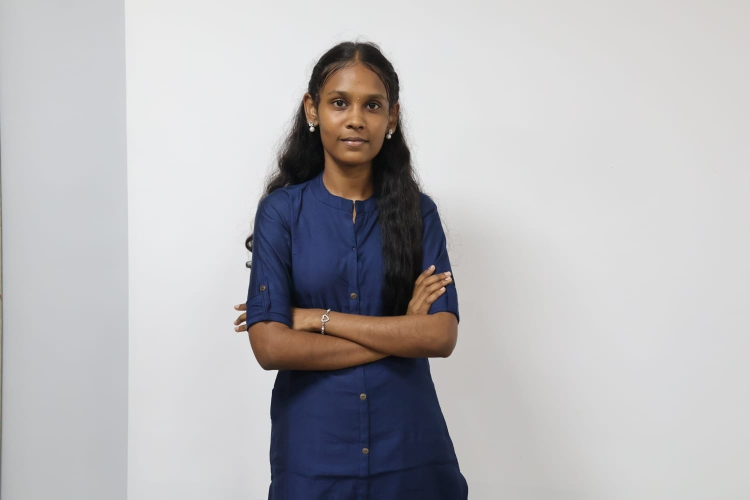
#> input picture Harini.new.jpeg, 1500 x 1000 px (shown at 1/2 size)
$ jupyter execute 'Ex. 01 .ipynb'
#> lines starting #> are read from the running program, lines starting #| are printed output that depends on the picture; after the words box and inside, x2 and y2 are one past the last pixel; in counts of white or black regions, pixels touching at a corner belong together
## Ex. No: 01 - Image Handling and Pixel Transformations Using OpenCV

## Name : HARINI V K
## Reg. No : 212225220036

[cell 1]
# Import libraries
import cv2
import numpy as np
import matplotlib.pyplot as plt

[cell 2]
img = cv2.imread("Harini.new.jpeg",cv2.IMREAD_COLOR)
#> img is the input picture: shape (1000, 1500, 3); mean B, G, R 185.5, 183, 184.2

[cell 3]
img_rgb = cv2.cvtColor(img, cv2.COLOR_BGR2RGB)

3. Display the image using matplotlib imshow().

[cell 4]
# Display the image using Matplotlib
plt.imshow(img_rgb, cmap='viridis')  # You can change 'viridis' to another cmap or use None for RGB images
plt.title("Original Image")
plt.axis('off')  # Removes axis ticks and labels
plt.show()

[cell 5]
# Load the image
image = cv2.imread('Harini.new.jpeg')

[cell 6]
# Convert BGR (OpenCV's default) to RGB (Matplotlib's expected color order)
img_rgb = cv2.cvtColor(img, cv2.COLOR_BGR2RGB)

[cell 7]
img_rgb.shape
#> Out = (1000, 1500, 3)

[cell 8]
# Draw a line from top-left to bottom-right
line_img = cv2.line(img_rgb, (0, 0), (768, 600), (255, 0, 0), 2) # cv2.line(image, start_point, end_point, color, thickness)

[cell 9]
plt.imshow(line_img, cmap='viridis')
plt.title("Image with Line")
plt.axis('off')
plt.show()

[cell 10]
# Load the image
image = cv2.imread('bala.jpeg')

# Convert BGR (OpenCV's default) to RGB (Matplotlib's expected color order)
img_rgb = cv2.cvtColor(img, cv2.COLOR_BGR2RGB)

[cell 11]
img_rgb.shape
#> Out = (1000, 1500, 3)

[cell 12]
circle_img = cv2.circle(img_rgb,(400,300),150,(255,0,0),10) # cv2.circle(image, center, radius, color, thickness)

[cell 13]
plt.imshow(circle_img, cmap='viridis')
plt.title("Image with Circle")
plt.axis('off')
plt.show()

[cell 14]
# Load the image
image = cv2.imread('Harini.new.jpeg')

# Convert BGR (OpenCV's default) to RGB (Matplotlib's expected color order)
img_rgb = cv2.cvtColor(img, cv2.COLOR_BGR2RGB)

[cell 15]
img.shape
#> Out = (1000, 1500, 3)

[cell 16]
# Draw a rectangle around the Whole image
rectangle_img = cv2.rectangle(img_rgb, (0, 0), (768, 600), (0, 0, 255), 10)  # cv2.rectangle(image, start_point, end_point, color, thickness)
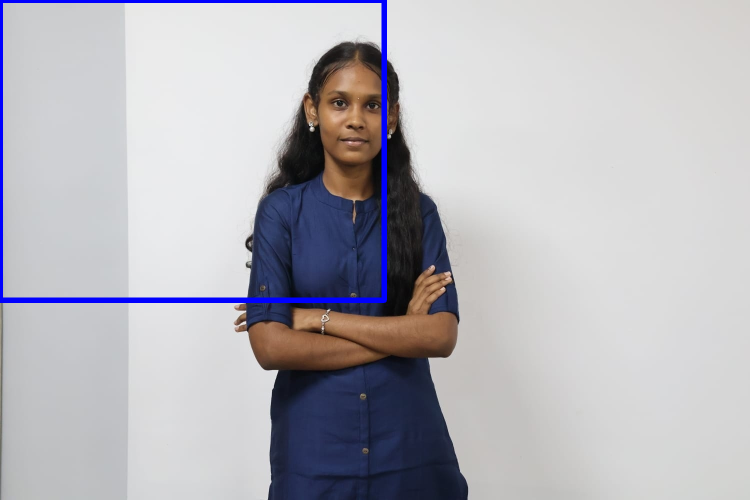
#> rectangle_img: shape (1000, 1500, 3) (shown at 1/2 size); mean R, G, B 181.9, 180.8, 187.1

[cell 17]
plt.imshow(rectangle_img, cmap='viridis')
plt.title("Image with Rectangle")
plt.axis('off')
plt.show()

[cell 18]
# Load the image
image = cv2.imread('Harini.new.jpeg')

# Convert BGR (OpenCV's default) to RGB (Matplotlib's expected color order)
img_rgb = cv2.cvtColor(img, cv2.COLOR_BGR2RGB)

[cell 19]
# Add text to the image
text_img = cv2.putText(img_rgb, "OpenCV Drawing", (10, 30), cv2.FONT_HERSHEY_SIMPLEX, 1, (255, 255, 255), 10)  ## cv2.putText(image, text, position, font, font_scale, color, thickness)

[cell 20]
plt.imshow(text_img, cmap='viridis')
plt.title("HARINI")
plt.axis('off')
plt.show()

[cell 21]
# Load the image
image = cv2.imread('Harini.new.jpeg')

[cell 22]
image_rgb = cv2.cvtColor(image, cv2.COLOR_BGR2RGB)

[cell 23]
#Original RGB Image
plt.imshow(image_rgb)
plt.title("Original RGB Image")
plt.axis("off")

[cell 24]
# Convert RGB to HSV
image_hsv = cv2.cvtColor(image_rgb, cv2.COLOR_RGB2HSV)
#> image_hsv: shape (1000, 1500, 3); mean H, S, V 62.5, 25, 189.7

[cell 25]
# HSV Image
plt.imshow(image_hsv)
plt.title("HSV Image")
plt.axis("off")

[cell 26]
# Convert RGB to GRAY
image_gray = cv2.cvtColor(image_rgb, cv2.COLOR_RGB2GRAY)
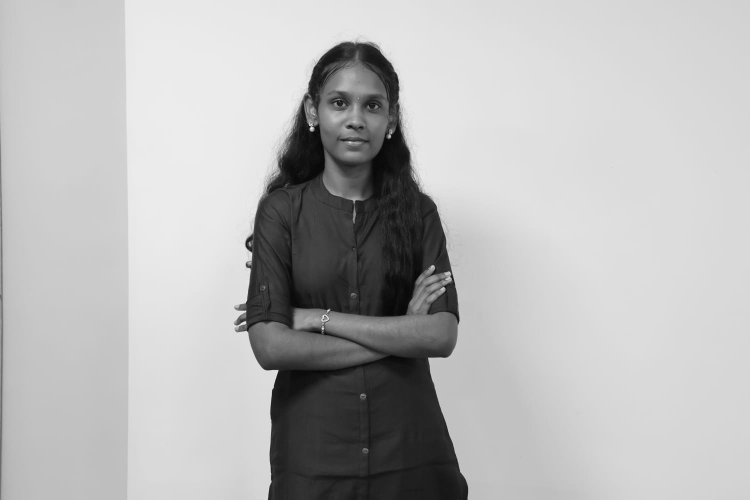
#> image_gray: shape (1000, 1500) (shown at 1/2 size); min 1, max 255, mean 183.6

[cell 27]
# Grayscale Image
plt.imshow(image_gray, cmap='gray')
plt.title("Grayscale Image")
plt.axis("off")

[cell 28]
# Convert RGB to YCrCb
image_ycrcb = cv2.cvtColor(image_rgb, cv2.COLOR_RGB2YCrCb)
#> image_ycrcb: shape (1000, 1500, 3); mean of channels 0, 1, 2 183.6, 128.4, 129

[cell 29]
# YCrCb Image
plt.imshow(image_ycrcb)
plt.title("YCrCb Image")
plt.axis("off")

[cell 30]
# Convert HSV back to RGB
image_hsv_to_rgb = cv2.cvtColor(image_hsv, cv2.COLOR_HSV2RGB)

[cell 31]
plt.imshow(image_hsv_to_rgb)
plt.title("HSV to RGB Image")
plt.axis("off")

[cell 32]
# Modify a block of pixels (300x300) to white, starting from (200, 200)
image[200:500, 200:500] = [255, 255, 255]  # Rows: 200-499, Columns: 200-499
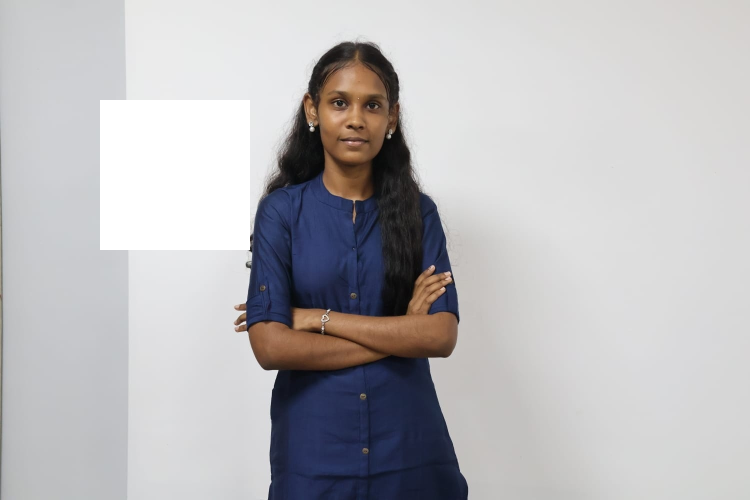
#> image: shape (1000, 1500, 3) (shown at 1/2 size); 6% of pixels changed, all inside (x1, y1, x2, y2) = (200, 200, 500, 500)

[cell 33]
# Convert BGR to RGB for displaying with Matplotlib
image_rgb = cv2.cvtColor(image, cv2.COLOR_BGR2RGB)

[cell 34]
# Display the modified image
plt.imshow(image_rgb)
plt.title("Image with 300x300 White Block")
plt.axis("off")
plt.show()

[cell 35]
# Load the image
image = cv2.imread('Harini.new.jpeg')

[cell 36]
image.shape
#> Out = (1000, 1500, 3)

[cell 37]
# Resize the image to half its size
resized_image = cv2.resize(image, (768 // 2, 600 // 2))  # (new_width, new_height)
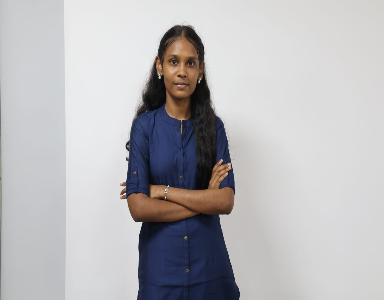
#> resized_image: shape (300, 384, 3); mean B, G, R 185.5, 183, 184.2

[cell 38]
# Convert BGR to RGB for displaying with Matplotlib
resized_image_rgb = cv2.cvtColor(resized_image, cv2.COLOR_BGR2RGB)

[cell 39]
resized_image_rgb.shape
#> Out = (300, 384, 3)

[cell 40]
# Display the resized image
plt.imshow(resized_image_rgb)
plt.title("Resized Image (Half Size)")
plt.axis("off")
plt.show()

[cell 41]
# Load the image
image = cv2.imread('Harini.new.jpeg')

[cell 42]
image.shape

[cell 43]
# Crop a 300x300 region starting from (50, 50)
roi = image[250:350, 200:350]  # Rows: 50-349, Columns: 50-349
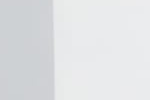
#> roi: shape (100, 150, 3); mean B, G, R 227.7, 225.5, 223.9

[cell 44]
roi_rgb = cv2.cvtColor(roi, cv2.COLOR_BGR2RGB)

[cell 45]
plt.imshow(roi_rgb)
plt.title("Cropped Region of Interest (ROI)")
plt.axis("off")
plt.show()

[cell 46]
# Load the image
image = cv2.imread('Harini.new.jpeg')

[cell 47]
# Flip the image horizontally (left-right)
flipped_horizontally = cv2.flip(image, 1)
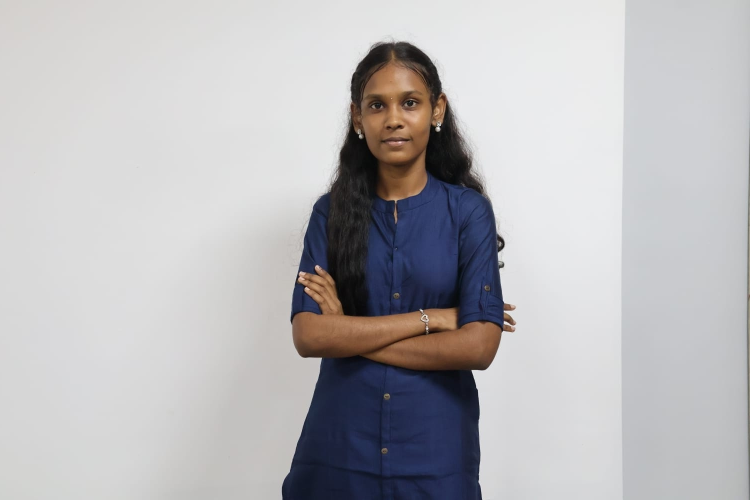
#> flipped_horizontally: shape (1000, 1500, 3) (shown at 1/2 size); mean B, G, R 185.5, 183, 184.2

[cell 48]
# Convert BGR to RGB for displaying with Matplotlib
flipped_horizontally_rgb = cv2.cvtColor(flipped_horizontally, cv2.COLOR_BGR2RGB)

[cell 49]
# Horizontal flip
plt.imshow(flipped_horizontally_rgb)
plt.title("Flipped Horizontally")
plt.axis("off")

[cell 50]
# Horizontal flip
plt.imshow(flipped_horizontally_rgb)
plt.title("Flipped Horizontally")
plt.axis("off")

[cell 51]
# Flip the image vertically (up-down)
flipped_vertically = cv2.flip(image, 0)
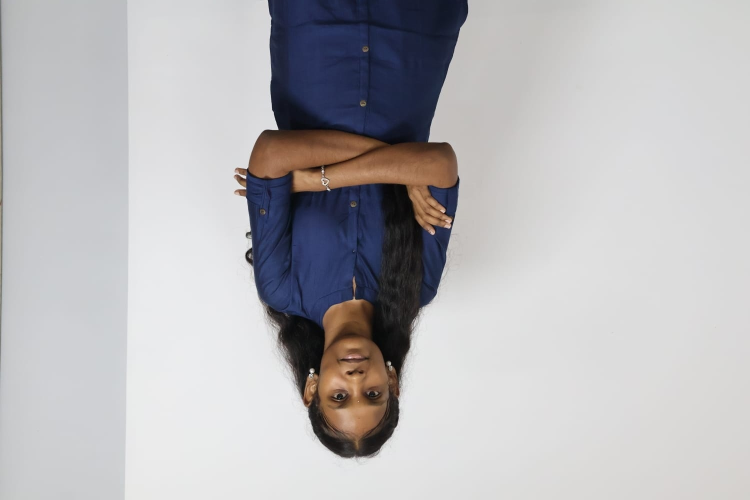
#> flipped_vertically: shape (1000, 1500, 3) (shown at 1/2 size); mean B, G, R 185.5, 183, 184.2

[cell 52]
# Convert BGR to RGB for displaying with Matplotlib
flipped_vertically_rgb = cv2.cvtColor(flipped_vertically, cv2.COLOR_BGR2RGB)
